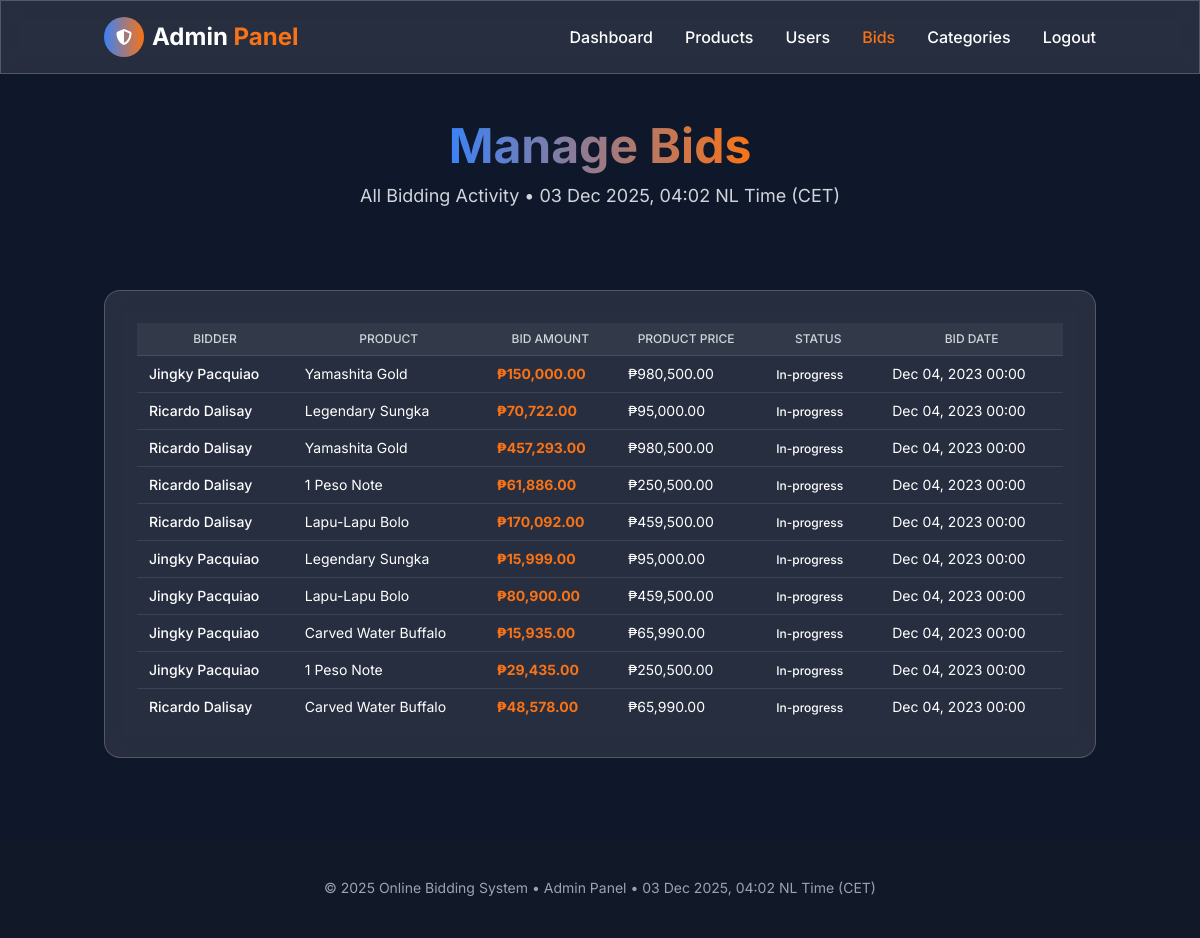
Screenshot of /admin/bids.php (signed in) with the database file from the repository.
### tables this page shows
CREATE TABLE `clients_bid_tbl` (
  `id` int(11) NOT NULL,
  `bidToken` int(11) NOT NULL,
  `bidderName` varchar(100) NOT NULL,
  `bidderItem` varchar(100) NOT NULL,
  `itemId` int(11) NOT NULL,
  `itemPrice` double NOT NULL,
  `bidAmount` double NOT NULL,
  `bidStatus` varchar(50) NOT NULL,
  `bidDate` datetime NOT NULL
);

CREATE TABLE `users` (
  `id` int(30) NOT NULL,
  `firstName` varchar(50) NOT NULL,
  `lastName` varchar(50) NOT NULL,
  `userMoney` varchar(100) NOT NULL,
  `amountRcvble` varchar(100) NOT NULL,
  `password` text NOT NULL,
  `email` varchar(200) NOT NULL,
  `contact` varchar(100) NOT NULL,
  `address` text NOT NULL,
  `userType` tinyint(4) NOT NULL,
  `securityWord` varchar(50) NOT NULL,
  `profilePic` varchar(100) NOT NULL,
  `isLogin` smallint(6) NOT NULL,
  `date_created` datetime NOT NULL DEFAULT current_timestamp(),
  `created_at` datetime DEFAULT current_timestamp(),
  `avatar` varchar(255) DEFAULT '../assets/img/default-avatar.png'
);

CREATE TABLE `products` (
  `id` int(30) NOT NULL,
  `productOwner` varchar(50) NOT NULL,
  `productStatus` varchar(20) NOT NULL,
  `productName` varchar(100) NOT NULL,
  `category` varchar(50) NOT NULL,
  `itemDesc` text NOT NULL,
  `bidCount` int(11) NOT NULL,
  `minimumBid` double NOT NULL,
  `productPrice` double NOT NULL,
  `productEnd` datetime NOT NULL,
  `productImgLoc` varchar(255) NOT NULL,
  `datePosted` datetime NOT NULL DEFAULT current_timestamp()
);

### config.php (called while the page is built, shortened)
<?php
function formatCurrency($amount) {
    return '₱' . number_format($amount, 2);
}
?>

### admin/bids.php (the view, shortened to what this page needs)
<?php
include '../config.php';
?>
<!DOCTYPE html>
<html lang="en">
<head>
    <script src="https://cdn.tailwindcss.com"></script>
    <link rel="stylesheet" href="https://cdnjs.cloudflare.com/ajax/libs/font-awesome/6.4.0/css/all.min.css">
</head>
<body class="bg-deep-blue text-white min-h-screen">
    <header class="sticky top-0 z-50 glass-effect py-4">
        <div class="container mx-auto px-4 flex justify-between items-center">
            <div class="flex items-center space-x-2">
                <div class="w-10 h-10 rounded-full bg-gradient-to-r from-electric-blue to-bright-orange flex items-center justify-center">
                    <i class="fas fa-shield-alt text-white"></i>
                </div>
                <h1 class="text-2xl font-bold">Admin <span class="text-bright-orange">Panel</span></h1>
            </div>
            <nav class="hidden md:flex space-x-8">
                <a href="dashboard.php" class="font-medium hover:text-bright-orange transition-colors">Dashboard</a>
                <a href="products.php" class="font-medium hover:text-bright-orange transition-colors">Products</a>
                <a href="user.php" class="font-medium hover:text-bright-orange transition-colors">Users</a>
                <a href="bids.php" class="font-medium text-bright-orange">Bids</a>
                <a href="categories.php" class="font-medium hover:text-bright-orange transition-colors">Categories</a>
                <a href="../logout.php" class="font-medium hover:text-bright-orange transition-colors">Logout</a>
            </nav>
        </div>
    </header>
    <section class="py-12 relative overflow-hidden">
        <div class="container mx-auto px-4 text-center">
            <h2 class="text-4xl md:text-5xl font-bold mb-3">
                <span class="text-gradient">Manage Bids</span>
            </h2>
            <p class="text-lg text-gray-300">All Bidding Activity • <?php echo date('d M Y, H:i'); ?> NL Time (CET)</p>
        </div>
    </section>
    <section class="py-8">
        <div class="container mx-auto px-4">
            <div class="glass-effect rounded-2xl p-6 md:p-8 card-hover max-w-7xl mx-auto">
                <div class="table-container">
                    <table>
                        <thead>
                            <tr>
                                <th>Bidder</th>
                                <th>Product</th>
                                <th>Bid Amount</th>
                                <th>Product Price</th>
                                <th>Status</th>
                                <th>Bid Date</th>
                            </tr>
                        </thead>
                        <tbody>
                            <?php
                            $query = "SELECT b.*, u.firstName, u.lastName, p.productName, p.productPrice
                                     FROM clients_bid_tbl b
                                     JOIN users u ON b.bidderName = u.id
                                     JOIN products p ON b.itemId = p.id
                                     ORDER BY b.bidDate DESC";
                            $result = $conn->query($query);
                            if ($result->num_rows > 0) {
                                while($row = $result->fetch_assoc()) {
                                    echo '<tr>';
                                    echo '<td class="font-medium">' . htmlspecialchars($row['firstName'] . ' ' . $row['lastName']) . '</td>';
                                    echo '<td>' . htmlspecialchars($row['productName']) . '</td>';
                                    echo '<td class="font-bold text-bright-orange">' . formatCurrency($row['bidAmount']) . '</td>';
                                    echo '<td>' . formatCurrency($row['productPrice']) . '</td>';
                                    echo '<td><span class="status ' . strtolower($row['bidStatus']) . '">' . ucfirst($row['bidStatus']) . '</span></td>';
                                    echo '<td>' . date('M d, Y H:i', strtotime($row['bidDate'])) . '</td>';
                                    echo '</tr>';
                                }
                            } else {
                                echo '<tr><td colspan="6" class="text-center text-gray-400 py-8">No bids found</td></tr>';
                            }
                            ?>
                        </tbody>
                    </table>
                </div>
            </div>
        </div>
    </section>
    <footer class="py-10 bg-gray-900 text-center text-gray-400 text-sm mt-12">
        <div class="container mx-auto px-4">
            <p>© 2025 Online Bidding System • Admin Panel • <?php echo date('d M Y, H:i'); ?> NL Time (CET)</p>
        </div>
    </footer>
</body>
</html>

### rows the page displays
clients_bid_tbl: users.firstName+lastName "Jingky Pacquiao", products.productName "Yamashita Gold", bidAmount "₱150,000.00", products.productPrice "₱980,500.00", bidStatus "In-progress", bidDate "Dec 04, 2023 00:00"
clients_bid_tbl: users.firstName+lastName "Ricardo Dalisay", products.productName "Legendary Sungka", bidAmount "₱70,722.00", products.productPrice "₱95,000.00", bidStatus "In-progress", bidDate "Dec 04, 2023 00:00"
clients_bid_tbl: users.firstName+lastName "Ricardo Dalisay", products.productName "Yamashita Gold", bidAmount "₱457,293.00", products.productPrice "₱980,500.00", bidStatus "In-progress", bidDate "Dec 04, 2023 00:00"
clients_bid_tbl: users.firstName+lastName "Ricardo Dalisay", products.productName "1 Peso Note", bidAmount "₱61,886.00", products.productPrice "₱250,500.00", bidStatus "In-progress", bidDate "Dec 04, 2023 00:00"
clients_bid_tbl: users.firstName+lastName "Ricardo Dalisay", products.productName "Lapu-Lapu Bolo", bidAmount "₱170,092.00", products.productPrice "₱459,500.00", bidStatus "In-progress", bidDate "Dec 04, 2023 00:00"
clients_bid_tbl: users.firstName+lastName "Jingky Pacquiao", products.productName "Legendary Sungka", bidAmount "₱15,999.00", products.productPrice "₱95,000.00", bidStatus "In-progress", bidDate "Dec 04, 2023 00:00"
clients_bid_tbl: users.firstName+lastName "Jingky Pacquiao", products.productName "Lapu-Lapu Bolo", bidAmount "₱80,900.00", products.productPrice "₱459,500.00", bidStatus "In-progress", bidDate "Dec 04, 2023 00:00"
clients_bid_tbl: users.firstName+lastName "Jingky Pacquiao", products.productName "Carved Water Buffalo", bidAmount "₱15,935.00", products.productPrice "₱65,990.00", bidStatus "In-progress", bidDate "Dec 04, 2023 00:00"
clients_bid_tbl: users.firstName+lastName "Jingky Pacquiao", products.productName "1 Peso Note", bidAmount "₱29,435.00", products.productPrice "₱250,500.00", bidStatus "In-progress", bidDate "Dec 04, 2023 00:00"
clients_bid_tbl: users.firstName+lastName "Ricardo Dalisay", products.productName "Carved Water Buffalo", bidAmount "₱48,578.00", products.productPrice "₱65,990.00", bidStatus "In-progress", bidDate "Dec 04, 2023 00:00"
